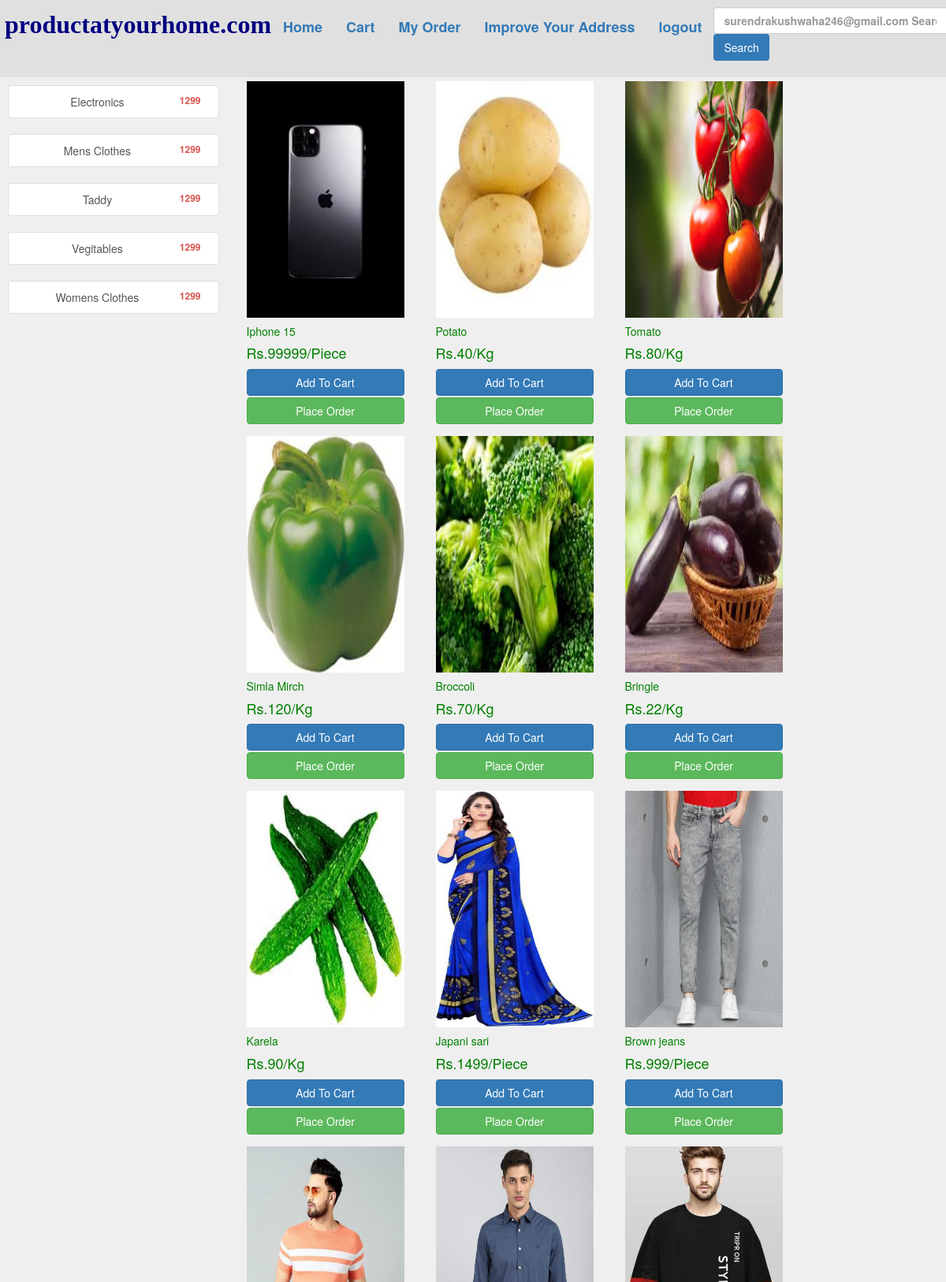
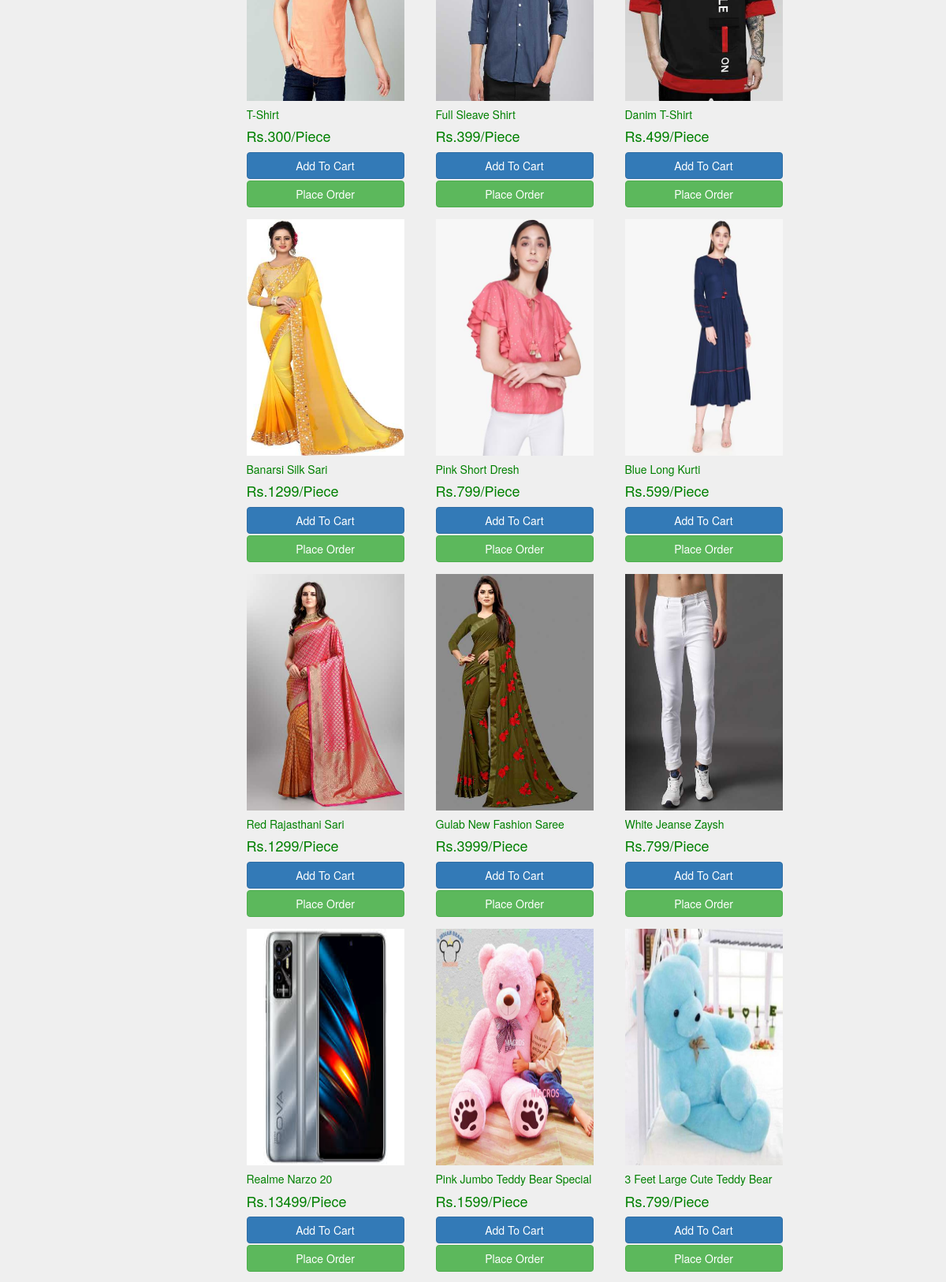
Screenshot of /home/ (signed in, upper part) with the database file from the repository (2 pictures, top to bottom).
### abstractapp/models.py (models this page shows, shortened)
class User(AbstractBaseUser,PermissionsMixin):
    name=models.CharField(max_length=100)
    email=models.EmailField(_('email address'),unique=True)
    phone=models.CharField(max_length=10)
    status=models.BooleanField(default=True)
    is_staff=models.BooleanField(default=False)
    is_active =models.BooleanField(default=True)
    cuntry = models.CharField(max_length=20, null=True, blank=True)
    state=models.CharField(default= None,max_length=20,null=True, blank=True)
    city=models.CharField(max_length=20,default=None,null=True, blank=True)
    landmark = models.CharField(max_length=30, null=True, default=None, blank=True)
    road = models.CharField(max_length=50, null=True, default=None, blank=True)
    place=models.CharField(max_length=50, blank=True,null=True,default=None)
    pin=models.IntegerField(max_length=6,null=True,default=None, blank=True)
    USERNAME_FIELD = 'email'
    REQUIRED_FIELDS = ['name','phone']
    objects=CustomerUserManager()

class Product(models.Model):
    pname=models.CharField(max_length=250)
    ptitle=models.TextField(max_length=300)
    cat=models.CharField(choices=CAT_CHOISES,max_length=20)
    quantity_type=models.CharField(choices=CAT_TYPE_CHOISES,max_length=20)
    prize=models.BigIntegerField(max_length=5)
    offer=models.IntegerField(max_length=3)
    image=models.ImageField(upload_to="images",max_length=500)
    total=models.IntegerField(max_length=5)
    aval=models.IntegerField(max_length=5)

### abstractapp/views.py (the view, shortened to what this page needs)
# urls.py: path('home/',views.Home.as_view()),
class Home(View):
    category_data=Product.objects.filter(cat="/Pies")
    print(category_data,"<--category_data")
    data = Product.objects.all()
    category_data = Product.objects.raw('SELECT * FROM abstractapp_product group by "cat"') ## Its Filter all ctegory from products
    def get(self, request):
        if request.user.is_authenticated:
            cart_item = request.session.get('cart')
            category = request.GET.get('category')
            print(category,"<- this is category ")
            if category:
                category_wise = Product.objects.filter(cat=category)
                for i in self.category_data:
                    print(i.cat)
                return render(request, "home.html",
                              {'cart': cart_item, 'category_data': self.category_data, 'data': category_wise})
            else:
                return render(request, "home.html",
                              {'cart': cart_item, 'category_data': self.category_data, 'data': self.data})
        else:
            return HttpResponse(f'''<center style="color:red"><h1>You'r not authinticated..<br><h4><a href="/login">Login First!''')

### templates/home.html (shortened to what this page needs)
<!DOCTYPE html>
<html lang="en">
<head>
    {% extends "base.html" %}
    {% load cart %}
{% block body %}
<div class="row" style="background:1;margin-top:-x;">
    <div class="col-sm-3" style="margin-top:10px;height:600px">
        <div style="margin-left:10px">
            {% for i in category_data %}
            <div class="list-group">
                <a href="?category={{i.cat}}" class="btn btn-danger list-group-item"><span class="badge">1299</span>{{i.cat}}</a>
            </div>
            {% endfor %}
        </div>
    </div>
    <div class="col-sm-9">
        <div class="row">
            {% for i in data %}
            <div class="col-sm-2 shadow-lg p-3 mb-5 bg-body rounded"
                 style="margin-bottom:10px;margin:5px;color:green;width:auto">
                <div class="card bg-daner" style="width:20rem;margin:px">
                    <div class="card-body" style="margin:px;overflow:hidden;">
                        <img src="/media/{{i.image}}" alt="Love" width="200px" height=300px>
                        <p class="card-text"><h5>{{i.pname}}</h5></p>
                        <h4 class="card-title">Rs.{{i.prize}}{{i.quantity_type}}</h4>
                        <form action="" method="POST">
                            <input type="submit" name="submit" value="Add To Cart"
                                   class="btn btn-primary border col-sm-12" style="margin-left:px;margin-bottom:2px">
                        </form>
                        <a href="/order/{{i.id}}" class="btn btn-success border col-sm-12"
                           style="margin-left:px;margin-bottom:5px">Place Order</a>
                    </div>
                </div>
            </div>
            {% endfor %}
        </div>
    </div>
    {% endblock %}

### templates/base.html (shortened to what this page needs)
<!DOCTYPE html>
<html lang="en">
<head>
  <link rel="stylesheet" href="https://maxcdn.bootstrapcdn.com/bootstrap/3.4.1/css/bootstrap.min.css">
</head>
<body style="background:#1111">
<div class="row" style="background:#1111">
    <b><nav class="navbar navbar-dark">
        <ul class="nav navbar-nav" style="margin-left:20px;font-size:large;">
            <li><div style=color:red;font-size:xx-large;font-family:mospace;color:navy;"><b>productatyourhome.com</b></div></li>
            <li><a href="/home">Home</a></li>
            <li><a href="/cart">Cart</a></li>
            <li><a href="/myorder">My Order</a></li>
            <li><a href="" type="button" data-toggle="modal" data-target="#myModal">Improve Your Address</a href=""></li>
            <li><a href="/logout">logout</a></li>
        </ul>
        <span>
                <form class="form-inline" style="margin-top:8px">
                <input class="form-control" type="search" placeholder="{{request.user}} Search hear..." aria-label="Search" style="width:300px">
                <button class="btn btn-outline-success my-2 my-sm-0 bg-primary" type="submit">Search</button>
            </form></span>
    </nav>
</div>
{% block body %}
{% endblock %}
</body>
</html>

### rows the page displays
User: user "surendrakushwaha246@gmail.com Search hear..."
Product: cat "Electronics", image (picture), pname "Iphone 15", prize "99999", quantity_type "/Piece"
Product: cat "Mens Clothes", image (picture), pname "Brown jeans", prize "999", quantity_type "/Piece"
Product: cat "Taddy", image (picture), pname "Pink Jumbo Teddy Bear Special", prize "1599", quantity_type "/Piece"
Product: cat "Vegitables", image (picture), pname "Potato", prize "40", quantity_type "/Kg"
Product: cat "Womens Clothes", image (picture), pname "Japani sari", prize "1499", quantity_type "/Piece"
Product: image (picture), pname "Tomato", prize "80", quantity_type "/Kg"
Product: image (picture), pname "Simla Mirch", prize "120", quantity_type "/Kg"
Product: image (picture), pname "Broccoli", prize "70", quantity_type "/Kg"
Product: image (picture), pname "Bringle", prize "22", quantity_type "/Kg"
Product: image (picture), pname "Karela", prize "90", quantity_type "/Kg"
Product: image (picture), pname "T-Shirt", prize "300", quantity_type "/Piece"
Product: image (picture), pname "Full Sleave Shirt", prize "399", quantity_type "/Piece"
Product: image (picture), pname "Danim T-Shirt", prize "499", quantity_type "/Piece"
Product: image (picture), pname "Banarsi Silk Sari", prize "1299", quantity_type "/Piece"
Product: image (picture), pname "Pink Short Dresh", prize "799", quantity_type "/Piece"
Product: image (picture), pname "Blue Long Kurti", prize "599", quantity_type "/Piece"
Product: image (picture), pname "Red Rajasthani Sari", prize "1299", quantity_type "/Piece"
Product: image (picture), pname "Gulab New Fashion Saree", prize "3999", quantity_type "/Piece"
Product: image (picture), pname "White Jeanse Zaysh", prize "799", quantity_type "/Piece"
Product: image (picture), pname "Realme Narzo 20", prize "13499", quantity_type "/Piece"
Product: image (picture), pname "3 Feet Large Cute Teddy Bear", prize "799", quantity_type "/Piece"
